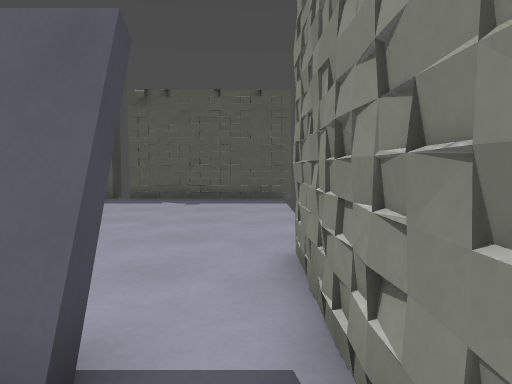
[1] (above)

19 first-person views from a walk through a 3-D level made in the Godot game engine. The camera is 1.2 m above the floor, tilts 4° down and sees 70° across. The floor is counted in squares, 1 m on a side. Each view is taken from the middle of a square. On the plan, view 1 faces up. The plan holds only what a view shows up to about 15 squares ahead; the rest is blank. The place goes on beyond the plan. Surface patterns are stand-ins for the level's own textures.

[2]
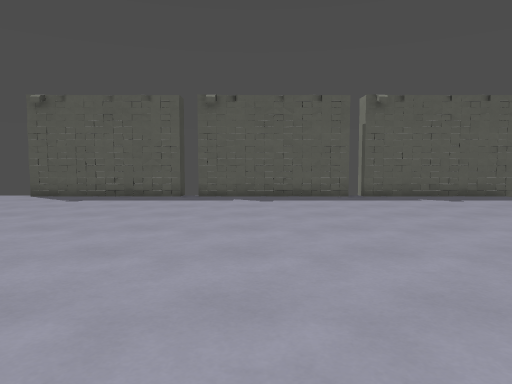

[3]
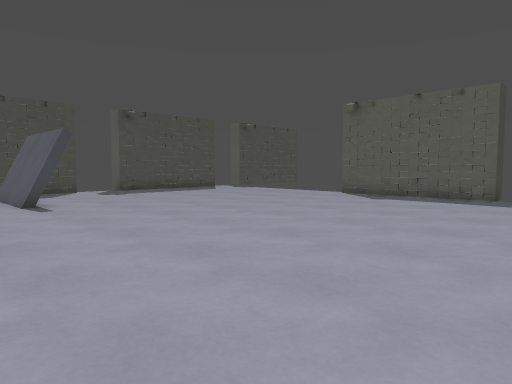

[4]
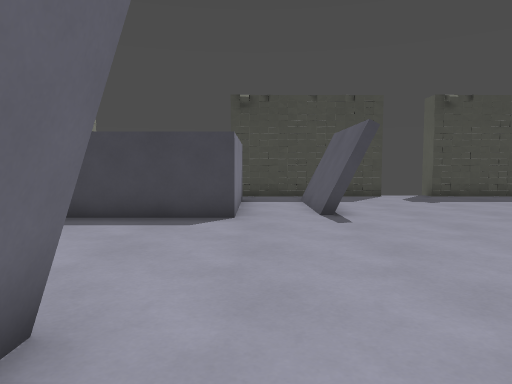

[5]
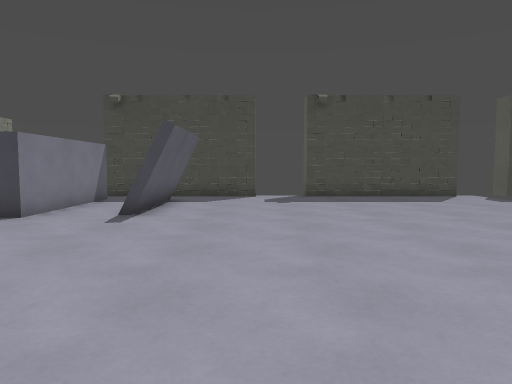

[6]
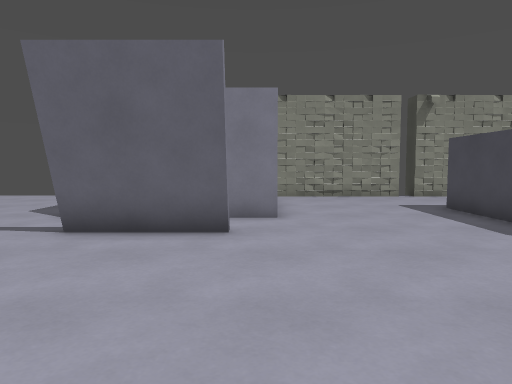

[7]
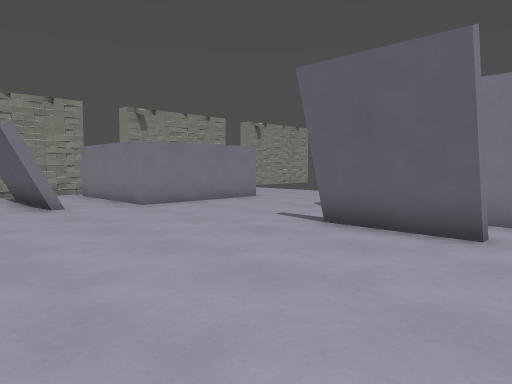

[8]
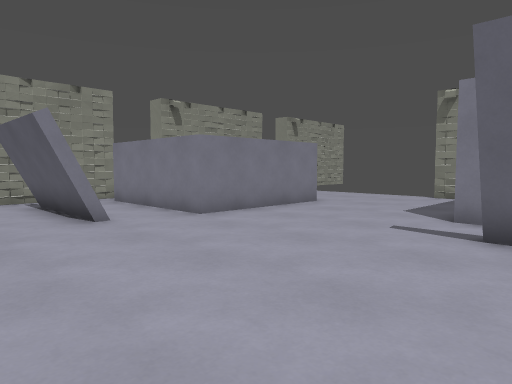

[9]
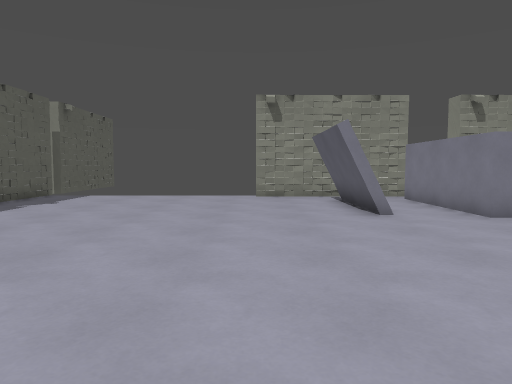

[10]
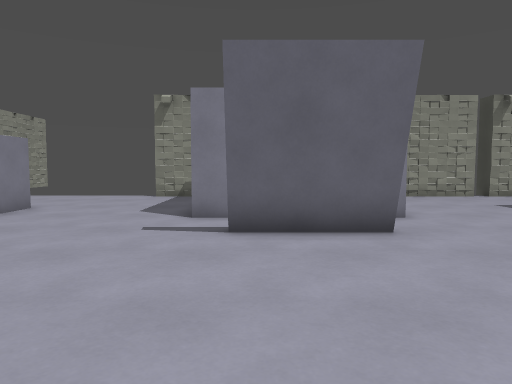

[11]
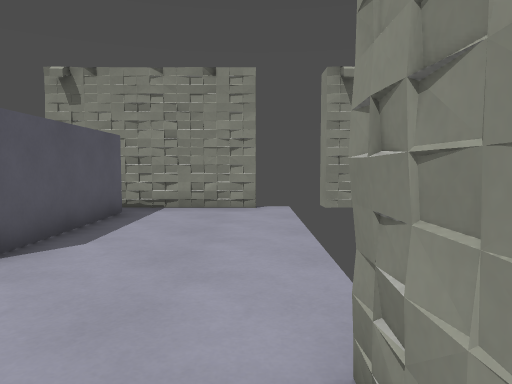

[12]
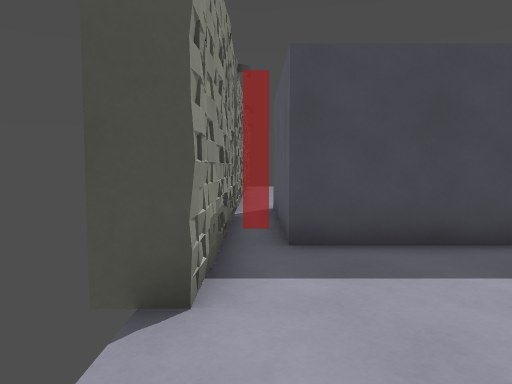

[13]
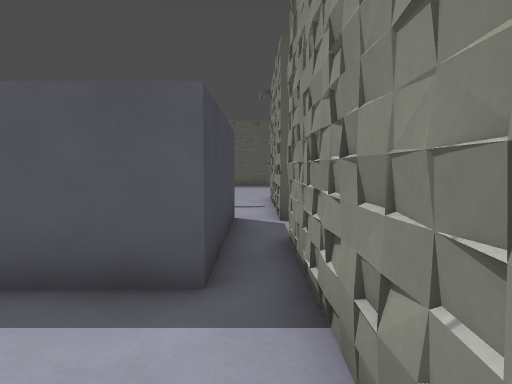

[14]
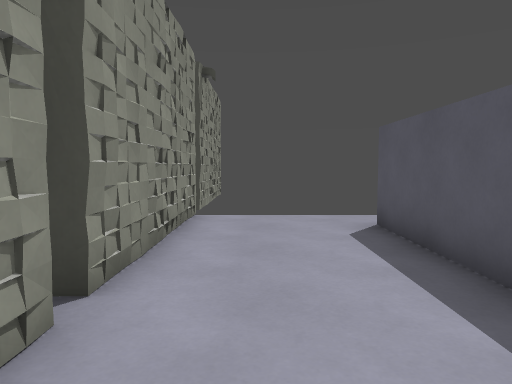

[15]
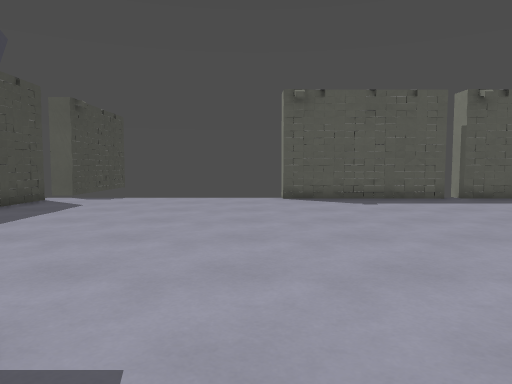

[16]
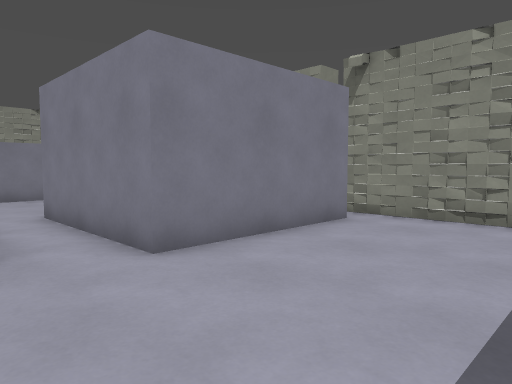

[17]
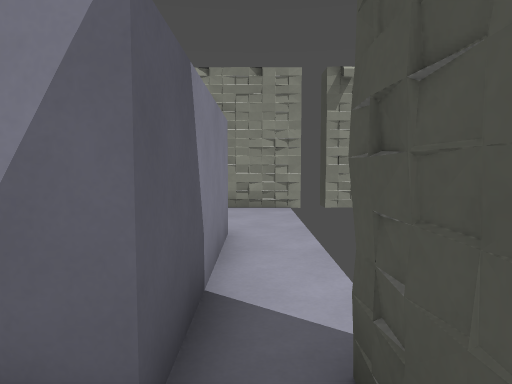

[18]
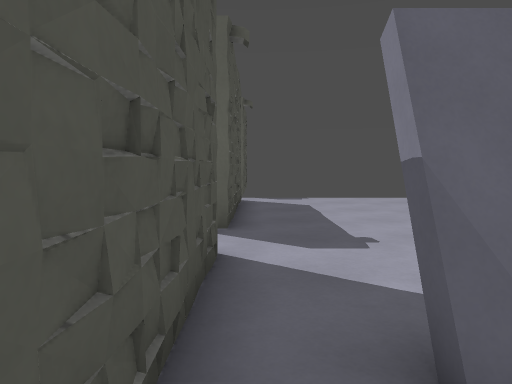

[19]
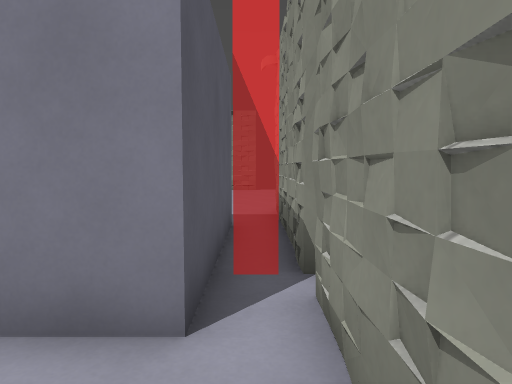

### Floor plan
Key: @ floor where view 1 was taken; # wall or solid block; x gap in a wall; . floor.
Columns run from 27 left of view 1 to 1 right of it. Each row starts with its distance up from view 1.
 14          x#####xx#####x######
 13 x...........................
 12 #...........................
 11 #...........................
 10 #...........................
  9 #...........................
  8 #...........................
  7 x...........................
  6  ...........................
  5 x...........................x
  4 #...........................#
  3 #.#####...............#####.#
  2 #.#####...............#####.#
  1 #...........................#
  0 #..........................@#
 -1 x.#####......###......#####.x
 -2  .#   #......###......#   #.
 -3  .#   #...............#   #.x
 -4  .#   #.....#####.....#   #.#
 -5  .#####.....#   #.....#####.#
 -6  ...........#   #...........#
 -7  ...........#   #...........#
 -8  ...........#####...........#
 -9  ............###............x
-10 ######x#####x# ####x

Where each view was taken, in squares from view 1:
view 1: 0 up, 0 right, facing up
view 2: 1 down, 9 left, facing up
view 3: 1 down, 9 left, facing up-left
view 4: 0 up, 12 left, facing left
view 5: 5 up, 12 left, facing left
view 6: 5 up, 15 left, facing down
view 7: 5 up, 16 left, facing down-right
view 8: 5 up, 13 left, facing down-right
view 9: 5 up, 14 left, facing right
view 10: 5 up, 12 left, facing down
view 11: 9 down, 10 left, facing right
view 12: 9 down, 5 left, facing left
view 13: 9 down, 0 right, facing up
view 14: 8 down, 18 left, facing left
view 15: 0 up, 19 left, facing up
view 16: 1 down, 20 left, facing down-right
view 17: 1 up, 26 left, facing down
view 18: 0 up, 26 left, facing up
view 19: 9 down, 18 left, facing right
